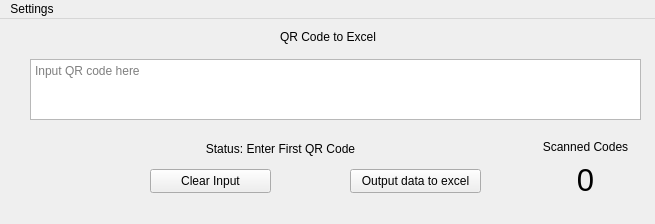
<?xml version="1.0" encoding="UTF-8"?>
<ui version="4.0">
 <class>MainWindow</class>
 <widget class="QMainWindow" name="MainWindow">
  <property name="geometry">
   <rect>
    <x>0</x>
    <y>0</y>
    <width>655</width>
    <height>224</height>
   </rect>
  </property>
  <property name="font">
   <font>
    <kerning>true</kerning>
   </font>
  </property>
  <property name="windowTitle">
   <string>MainWindow</string>
  </property>
  <property name="toolTipDuration">
   <number>-7</number>
  </property>
  <property name="autoFillBackground">
   <bool>true</bool>
  </property>
  <property name="animated">
   <bool>true</bool>
  </property>
  <property name="documentMode">
   <bool>false</bool>
  </property>
  <widget class="QWidget" name="centralwidget">
   <widget class="QPushButton" name="Button_1">
    <property name="geometry">
     <rect>
      <x>150</x>
      <y>150</y>
      <width>121</width>
      <height>24</height>
     </rect>
    </property>
    <property name="text">
     <string>Clear Input</string>
    </property>
   </widget>
   <widget class="QPushButton" name="Button_2">
    <property name="geometry">
     <rect>
      <x>350</x>
      <y>150</y>
      <width>131</width>
      <height>24</height>
     </rect>
    </property>
    <property name="text">
     <string>Output data to excel</string>
    </property>
   </widget>
   <widget class="QLabel" name="label_7">
    <property name="geometry">
     <rect>
      <x>280</x>
      <y>10</y>
      <width>101</width>
      <height>16</height>
     </rect>
    </property>
    <property name="text">
     <string>QR Code to Excel</string>
    </property>
   </widget>
   <widget class="QTextEdit" name="Textbox_1">
    <property name="geometry">
     <rect>
      <x>30</x>
      <y>40</y>
      <width>611</width>
      <height>61</height>
     </rect>
    </property>
    <property name="placeholderText">
     <string>Input QR code here</string>
    </property>
   </widget>
   <widget class="QLabel" name="Message">
    <property name="geometry">
     <rect>
      <x>30</x>
      <y>120</y>
      <width>501</width>
      <height>20</height>
     </rect>
    </property>
    <property name="layoutDirection">
     <enum>Qt::LeftToRight</enum>
    </property>
    <property name="text">
     <string>Status: Enter First QR Code</string>
    </property>
    <property name="alignment">
     <set>Qt::AlignCenter</set>
    </property>
   </widget>
   <widget class="QLabel" name="label">
    <property name="geometry">
     <rect>
      <x>540</x>
      <y>120</y>
      <width>91</width>
      <height>16</height>
     </rect>
    </property>
    <property name="text">
     <string>Scanned Codes</string>
    </property>
    <property name="alignment">
     <set>Qt::AlignCenter</set>
    </property>
   </widget>
   <widget class="QLabel" name="scan_count">
    <property name="geometry">
     <rect>
      <x>560</x>
      <y>140</y>
      <width>51</width>
      <height>41</height>
     </rect>
    </property>
    <property name="font">
     <font>
      <pointsize>23</pointsize>
      <kerning>true</kerning>
     </font>
    </property>
    <property name="text">
     <string>0</string>
    </property>
    <property name="alignment">
     <set>Qt::AlignCenter</set>
    </property>
   </widget>
  </widget>
  <widget class="QMenuBar" name="menubar">
   <property name="geometry">
    <rect>
     <x>0</x>
     <y>0</y>
     <width>655</width>
     <height>22</height>
    </rect>
   </property>
   <widget class="QMenu" name="menuSettings">
    <property name="title">
     <string>Settings</string>
    </property>
    <addaction name="actionTeam_List"/>
   </widget>
   <addaction name="menuSettings"/>
  </widget>
  <action name="actionTeam_List">
   <property name="text">
    <string>Team List</string>
   </property>
  </action>
 </widget>
 <resources>
  <include location="../tnst.qrc"/>
 </resources>
 <connections/>
</ui>
